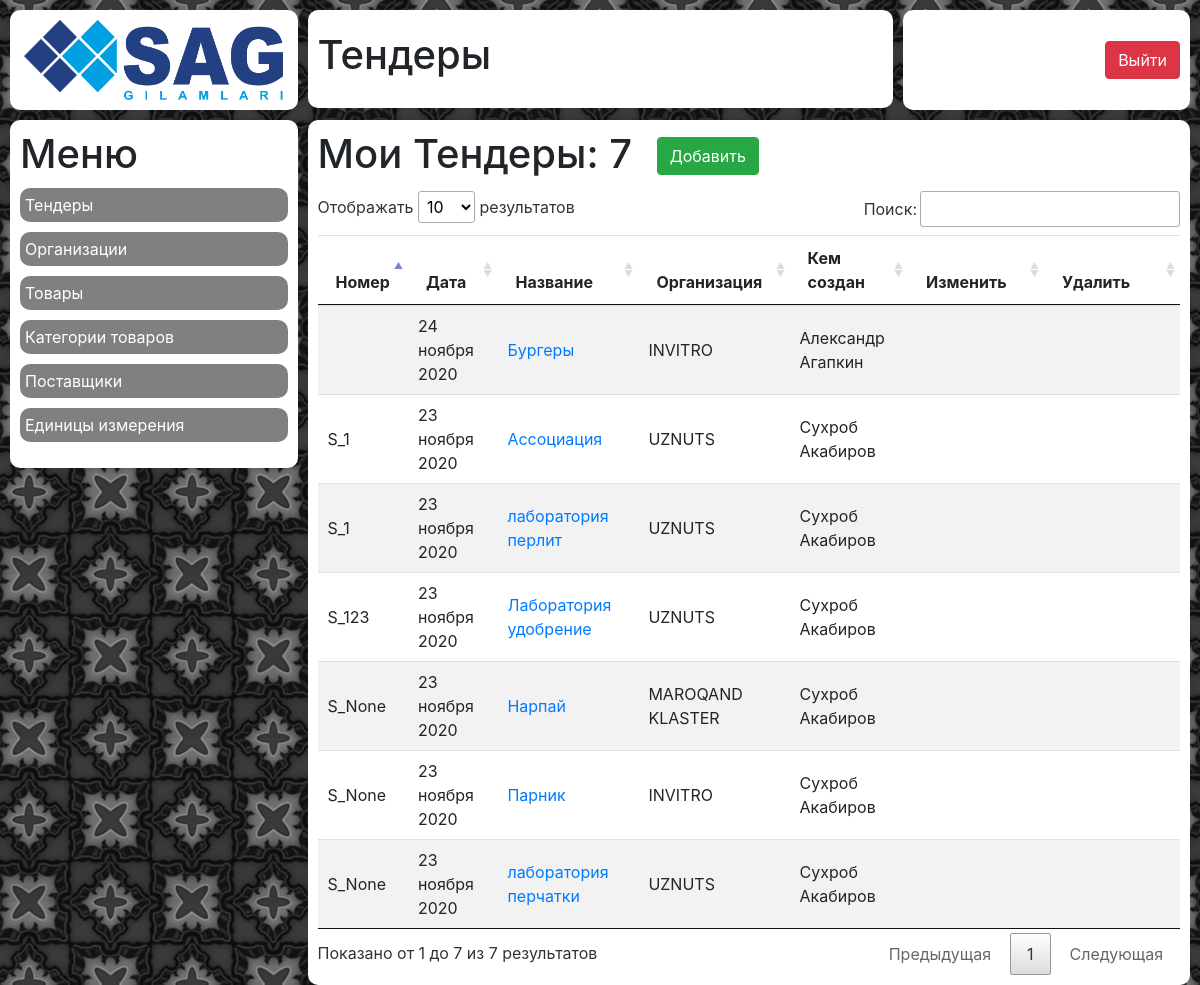
The page /tender/ on the database as committed earlier.
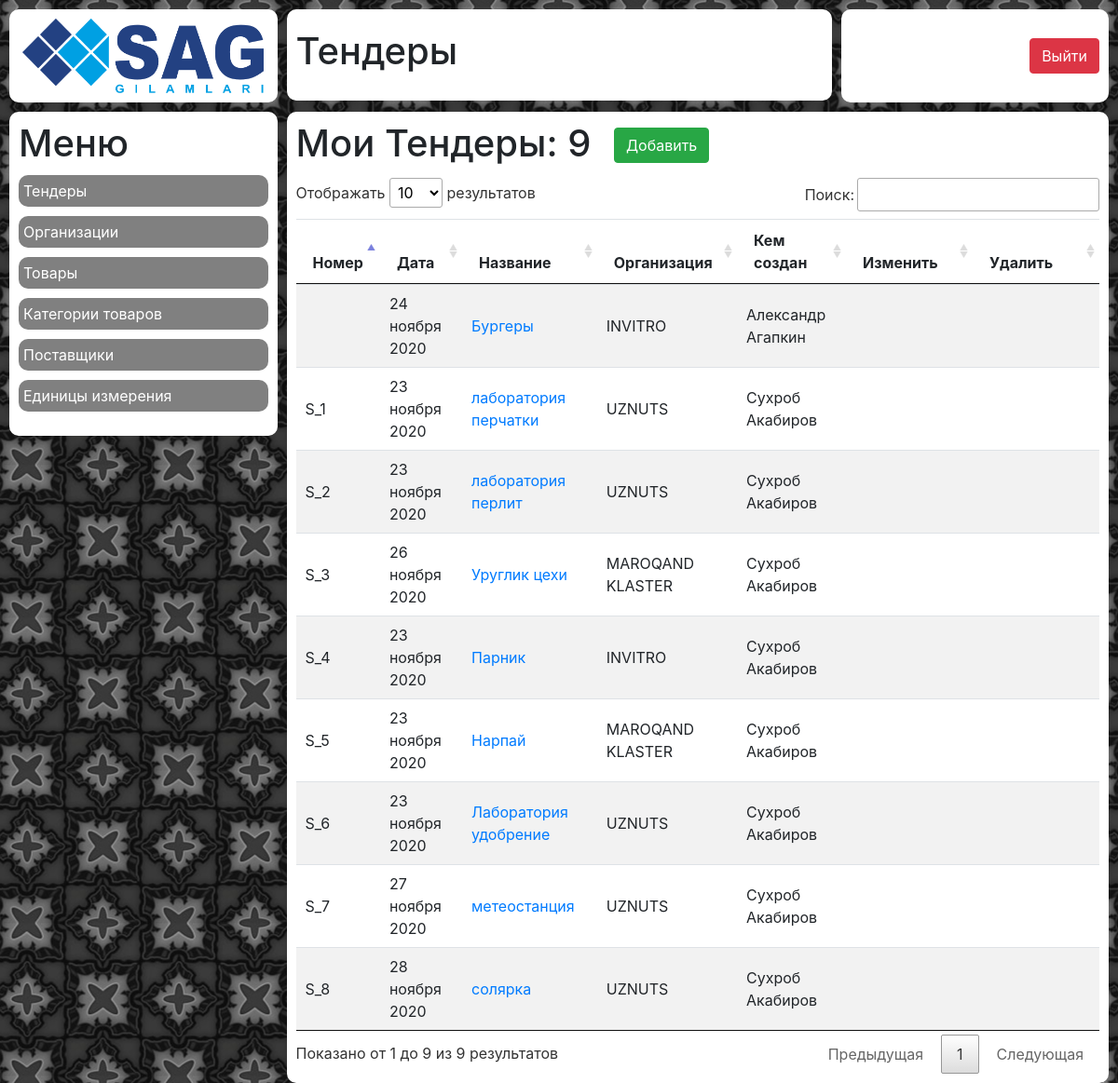
The same page on the database as committed later.
### tender/models.py (models this page shows)
class Tender(models.Model):
    name = models.CharField(max_length=200)
    number = models.IntegerField(null=True, blank=True)
    description = models.TextField(null=True, blank=True)
    creator = models.ForeignKey(User, on_delete=models.SET_NULL, null=True, blank=True)
    organization = models.ForeignKey(Organization, on_delete=models.SET_NULL, null=True, blank=True)
    date = models.DateTimeField(auto_now_add=True, null=True, blank=True)
    cpo_confirm = models.BooleanField(null=True, blank=True)
    cpo_confirm_date = models.DateTimeField(null=True, blank=True)
    cpo_comment = models.TextField(null=True, blank=True)
    cfo_confirm = models.BooleanField(null=True, blank=True)
    cfo_confirm_date = models.DateTimeField(null=True, blank=True)
    cfo_comment = models.TextField(null=True, blank=True)

class Organization(models.Model):
    name = models.CharField(max_length=200)

### tender/views.py (the view)
# urls.py: path('', views.tender_list),
def tender_list(request):
    tenders = Tender.objects.all().order_by('name')
    context = {
        'tenders': tenders,
    }
    return render(request, 'tender/tender_list.html', context)

### tender/templates/tender/tender_list.html (shortened to what this page needs)
{% extends 'wrapper.html' %}
{% load static %}
{% block content %}
    <div class="row incidents">
        {% include 'blocks/logo.html' %}
        {% include 'blocks/title.html' %}
        {% include 'blocks/profile.html' %}
        {% include 'blocks/tender/tender_menu.html' %}
        {% include 'blocks/tender/tender_list.html' %}
    </div>
{% endblock %}

### mainapp/templates/wrapper.html (shortened to what this page needs)
{% load static %}
<!DOCTYPE html>
<html lang="ru">
<head>
    <link rel="stylesheet" href="{% static 'css/style.css' %}">
</head>
<body>
<div class="container-fluid background">
        {% block content %}{% endblock %}
</div>
</body>
</html>

### mainapp/templates/blocks/logo.html
{% load static %}
<div class="col-xl-3 col-12 block__wrapper logo">
    <div class="logo__wrapper block">
        <img class="logo__img" src="{% static 'img/logo.png' %}" alt="">
    </div>
</div>

### mainapp/templates/blocks/title.html
<div class="col-xl-6 col-12 block__wrapper title">
    <div class="title__wrapper block">
        {% if 'tender/' in request.path %}
            <h1 class="title__text">Тендеры</h1>
        {% else %}
            <h1 class="title__text">Главная панель</h1>
        {% endif %}
    </div>
</div>

### mainapp/templates/blocks/profile.html (shortened to what this page needs)
<div class="col-xl-3 col-12 block__wrapper profile">
    <div class="block profile__wrapper">
        <a href="{% url 'logout' %}" class="btn btn-danger profile__exit">Выйти</a>
    </div>
</div>

### tender/templates/blocks/tender/tender_menu.html (shortened to what this page needs)
<div class="col-xl-3 block__wrapper menu">
    <div class="block menu__wrapper">
        <h1 class="menu__title">Меню</h1>
        {% if request.user.id == 13 %}
            <nav class="menu__nav">
                <ul class="menu__ul">
                    <li class="menu__li"><a class="menu__link" href="/tender/">Все тендеры</a></li>
                    <li class="menu__li"><a class="menu__link" href="/tender/cfo_null/">Не подтвержденные</a></li>
                    <li class="menu__li"><a class="menu__link" href="/tender/cfo_true/">Подтвержденные</a></li>
                    <li class="menu__li"><a class="menu__link" href="/tender/cfo_false/">Отклоненные</a></li>
                </ul>
            </nav>
        {% else %}
            <nav class="menu__nav">
                <ul class="menu__ul">
                    <li class="menu__li"><a class="menu__link" href="/tender/">Тендеры</a></li>
                    <li class="menu__li"><a class="menu__link" href="/tender/organizations/">Организации</a></li>
                    <li class="menu__li"><a class="menu__link" href="/tender/products/">Товары</a></li>
                    <li class="menu__li"><a class="menu__link" href="/tender/product-category/">Категории товаров</a></li>
                    <li class="menu__li"><a class="menu__link" href="/tender/providers/">Поставщики</a></li>
                    <li class="menu__li"><a class="menu__link" href="/measures/">Единицы измерения</a></li>
                </ul>
            </nav>
        {% endif %}
    </div>
</div>

### tender/templates/blocks/tender/tender_list.html (shortened to what this page needs)
{% load static %}
<div class="col-xl-9 block__wrapper tenders-dashboard">
    <div class="block tenders-dashboard__wrapper">
        <h1 class="tenders-dashboard__title">Мои Тендеры: {{ tenders.count }}</h1>
        {% if request.user.id != 13 %}
            <a href="/tender/add/" class="btn btn-success tenders-dashboard__new-tender">Добавить</a>
        {% endif %}
        <table class="table table-striped" id="datatable">
            <thead>
            <tr>
                <th scope="col">Номер</th>
                <th scope="col">Дата</th>
                <th scope="col">Название</th>
                <th scope="col">Организация</th>
                <th scope="col">Кем создан</th>
                {% if request.user.id != 13 %}
                    <th scope="col" class="tenders-dashboard__buttoncell">Изменить</th>
                    <th scope="col" class="tenders-dashboard__buttoncell">Удалить</th>
                {% endif %}
            </tr>
            </thead>
            <tbody>
            {% if tenders %}
                {% for tender in tenders %}
                    <tr>
                        <td class="my-incidents__cell">{% if tender.creator.id == 7 %}S_{{ tender.number }}{% elif tender.creator.id == 8 %}NO_{{ tender.number }}{% elif tender.creator.id == 9 %}M_{{ tender.number}}{% elif tender.creator.id == 10 %}Sh_{{ tender.number }}{% elif tender.creator.id == 11 %}O_{{ tender.number }}{% elif tender.creator.id == 12 %}Z_{{ tender.number }}{% endif %}</td>
                        <td class="my-incidents__cell">{{ tender.date|date:'d E Y' }}</td>
                        <td class="my-incidents__cell"><a href="/tender/{{ tender.id }}/">{{ tender.name }}</a></td>
                        <td class="my-incidents__cell">{{ tender.organization.name }}</td>
                        <td class="my-incidents__cell">{% if tender.creator %}{{ tender.creator.first_name }} {{ tender.creator.last_name }}{% else %}Не указано{% endif %}</td>
                        {% if request.user.id != 13 %}
                            <td>{% if request.user.id == tender.creator.id %}<a href="{{ tender.id }}/edit/" class="btn btn-warning">Изменить</a>{% endif %}</td>
                            <td>{% if request.user.id == tender.creator.id %}<a href="#" class="open-modal_modal btn btn-danger" data-modal_modal="#del_{{ tender.id }}">Удалить</a>{% endif %}</td>
                        {% endif %}
                    </tr>
                {% endfor %}
            {% else %}
                <tr>
                    <td colspan="5">Нет данных</td>
                </tr>
            {% endif %}
            </tbody>
        </table>
    </div>
</div>

### mainapp/static/css/style.css (style rules this page uses)
.incidents { padding-left: 10px; }
.logo__wrapper { padding: 10px; text-align: center; }
.logo__img { height: 80px; }
.title__wrapper { padding: 25px 10px; }
.title__text { line-height: 40px; }
.profile__wrapper { display: flex; align-items: center; justify-content: flex-end; height: 100px; padding: 10px; }
.profile__exit { display: block; }
.menu__wrapper { padding: 10px; }
.menu__ul { padding: 0; list-style-type: none; }
.menu__link { display: block; margin: 10px 0; padding: 5px; background: #808080; color: #FFFFFF; border-radius: 10px; transition: all 0.3s; }
.my-incidents__cell { vertical-align: middle !important; }
.tenders-dashboard__wrapper { padding: 10px; }
.tenders-dashboard__title { display: inline-block; }
.tenders-dashboard__new-tender { display: inline-block; margin: 0 0 16px 20px; }
.tenders-dashboard__buttoncell { width: 100px; }
.background { background: url("../img/bg.jpg") center repeat; min-height: 100vh; }
.block { background: #FFFFFF; margin: 10px 10px 0 0; border-radius: 10px; }
.block__wrapper { padding: 0; }

### mainapp/static/css/datatables.css (style rules this page uses)
table.dataTable { width: 100%; margin: 0 auto; clear: both; border-collapse: separate; border-spacing: 0; }
table.dataTable thead th, table.dataTable tfoot th { font-weight: bold; }
table.dataTable thead th, table.dataTable thead td { padding: 10px 18px; border-bottom: 1px solid #111; }
table.dataTable thead .sorting, table.dataTable thead .sorting_asc, table.dataTable thead .sorting_desc, table.dataTable thead .sorting_asc_disabled, table.dataTable thead .sorting_desc_disabled { cursor: pointer; *cursor: hand; background-repeat: no-repeat; background-position: center right; }
table.dataTable thead .sorting { background-image: url("../img/sort_both.png"); }
table.dataTable thead .sorting_asc { background-image: url("../img/sort_asc.png"); }
table.dataTable tbody tr { background-color: #ffffff; }
table.dataTable tbody th, table.dataTable tbody td { padding: 8px 10px; }
table.dataTable.no-footer { border-bottom: 1px solid #111; }
table.dataTable, table.dataTable th, table.dataTable td { box-sizing: content-box; }

Rows that differ between the two databases and show on the page:
removed Tender: number "1", date "23 ноября 2020", name "Ассоциация", organization.name "UZNUTS", creator.first_name "Сухроб", creator.last_name "Акабиров"
changed Tender "Лаборатория удобрение": number "123" → "6"
changed Tender "Нарпай": number "None" → "5"
changed Tender "Парник": number "None" → "4"
added Tender: number "3", date "26 ноября 2020", name "Уруглик цехи", organization.name "MAROQAND KLASTER", creator.first_name "Сухроб", creator.last_name "Акабиров"
changed Tender "лаборатория перлит": number "1" → "2"
changed Tender "лаборатория перчатки": number "None" → "1"
added Tender: number "7", date "27 ноября 2020", name "метеостанция", organization.name "UZNUTS", creator.first_name "Сухроб", creator.last_name "Акабиров"
added Tender: number "8", date "28 ноября 2020", name "солярка", organization.name "UZNUTS", creator.first_name "Сухроб", creator.last_name "Акабиров"
Other text that changed with them:
text written by a page script: "Отображать результатов Поиск: Показано от 1 до 7 из 7 результатов Предыдущая 1 Следующая" → "Отображать результатов Поиск: Показано от 1 до 9 из 9 результатов Предыдущая 1 Следующая"
{{ tenders.count }}: "7" → "9"
